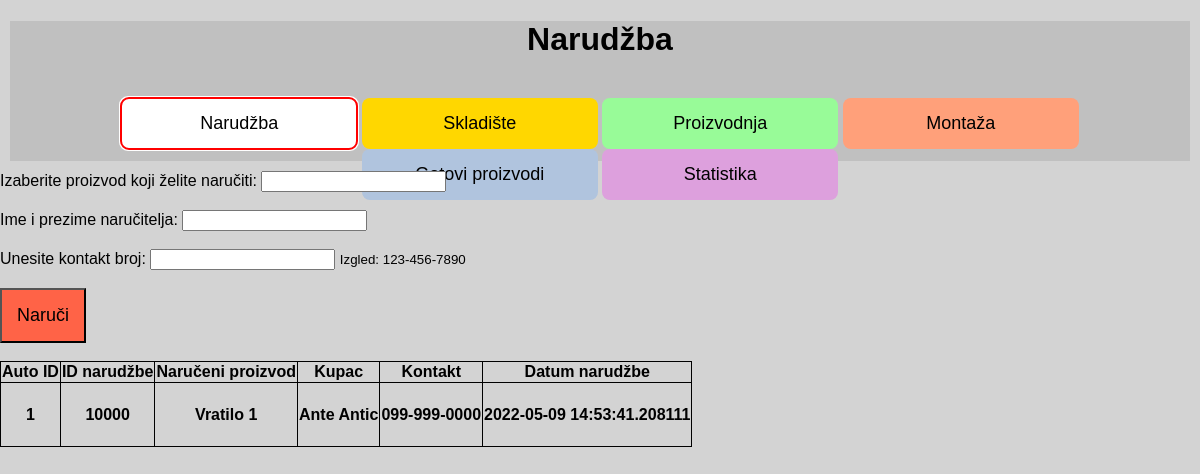
Before: /order with the older database file.
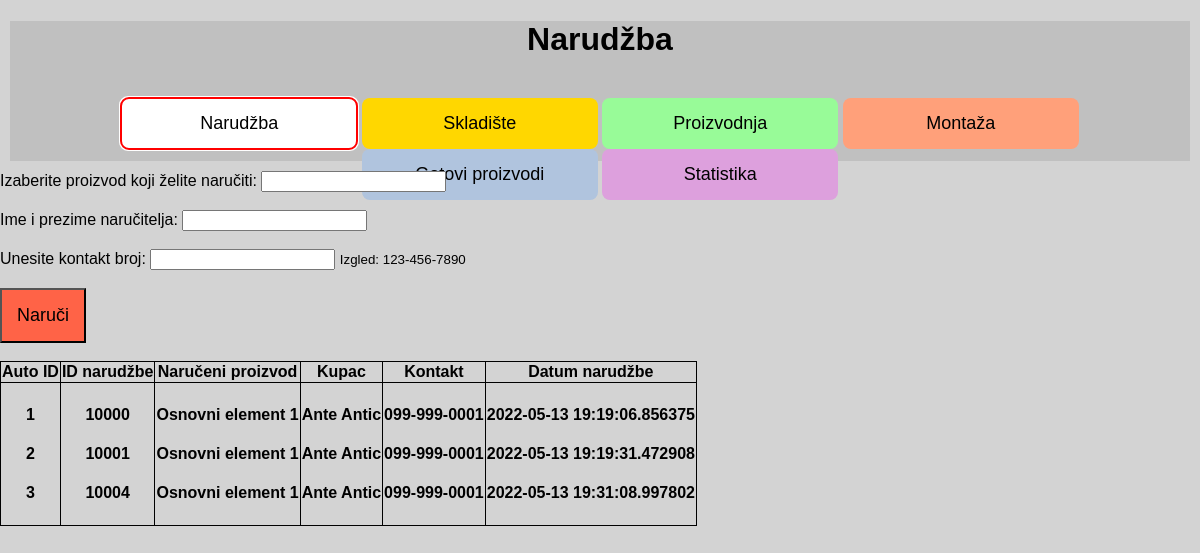
After: the same page with the newer database file.
### app.py (models this page shows, shortened)
class Order(db.Model):
    __tablename__ = "order"
    id = db.Column(
        db.Integer,
        primary_key=True,
    )
    order_id = db.Column(db.Integer)
    name = db.Column(db.String(500), nullable=False)
    buyer_name = db.Column(db.String(500), nullable=False)
    buyer_contact = db.Column(db.String(500), nullable=False)
    date_created = db.Column(db.DateTime, default=datetime.now)
    first_time = True

### app.py (the view)
@app.route("/order", methods=["POST", "GET"])
def order():
    global ID
    if Order.first_time:
        ID = Order().getLastOrderID()
        Order.first_time = False
    if request.method == "POST":
        product_name = request.form["product"]
        new_buyer_name = request.form["buyer_name"]
        new_buyer_contact = request.form["phone"]
        ID = ID + 1
        new_product = Order(
            name=product_name,
            buyer_name=new_buyer_name,
            buyer_contact=new_buyer_contact,
            order_id=ID,
        )
        for part_name in j_part_data:
            if product_name == part_name:
                print(part_name)
                if type(j_part_data[part_name]) == type([]):
                    for part_details in j_part_data[part_name]:
                        print(part_details)
                        print(part_details[list(part_details.keys())[0]])
                        length_in_stock = getResourceFromWarehouse(
                            part_details[list(part_details.keys())[0]]
                        )
                        if length_in_stock >= int(
                            part_details[list(part_details.keys())[1]]
                        ):
                            new_value = length_in_stock - int(
                                part_details[list(part_details.keys())[1]]
                            )
                            conn = engine.connect()
                            stmt = (
                                update(Input_Warehouse)
                                .where(
                                    Input_Warehouse.name
                                    == part_details[list(part_details.keys())[0]]
                                )
                                .values(quantity=new_value)
                            )
                            conn.execute(stmt)
                            db.session.add(new_product)
                            db.session.commit()
                            return redirect("/order")
                        else:
                            return "Nema dovoljne količine materijala na skladištu!"
        for assembly_name in j_assembly_data:
            if product_name == assembly_name:
                print(assembly_name)
                if type(j_assembly_data[assembly_name]) == type([]):
                    for assembly_details in j_assembly_data[assembly_name]:
                        print(assembly_details)
                        print(assembly_details[list(assembly_details.keys())[0]])
        try:
            db.session.add(new_product)
            db.session.commit()
            return redirect("/order")
        except all:
            return "Pojavio se problem! Pokušajte ponovno."
    else:
        product = Order.query.order_by(Order.date_created)
        return render_template("order.html", product=product)

### templates/order.html (shortened to what this page needs)
{% extends 'base.html' %}
{% block head %}
<link rel="stylesheet" href="{{ url_for('static', filename='css/order.css') }}">
{% endblock %}
{% block body %}
<div class="content">
    <h1 id="Naslov">Narudžba</h1>
    <br>
    <button class="btn btn-1" , onclick="window.location.href='/order'">Narudžba</button>
    <button class="btn btn-2" , onclick="window.location.href='/warehouse'">Skladište</button>
    <button class="btn btn-3" , onclick="window.location.href='/manufacturing'">Proizvodnja</button>
    <button class="btn btn-4" , onclick="window.location.href='/installation'">Montaža</button>
    <button class="btn btn-5" , onclick="window.location.href='/finishedproduct'">Gotovi proizvodi</button>
    <button class="btn btn-6" , onclick="window.location.href='/statistic'">Statistika</button>
</div>
<div class="container">
    <form action="order" METHOD="POST">
        <label for="order">Izaberite proizvod koji želite naručiti:</label>
        <input list="products" name="product" id="product"><br><br>
        <label for="buyer">Ime i prezime naručitelja:</label>
        <input type="text" id="buyer_name" name="buyer_name"><br><br>
        <label for="phone">Unesite kontakt broj:</label>
        <input type="tel" id="phone" name="phone" pattern="[0-9]{3}-[0-9]{3}-[0-9]{4}" required>
        <small>Izgled: 123-456-7890</small><br><br>
        <input type="submit" value="Naruči" class="btn-secondary"><br><br>
    </form>
    <table>
        <tr>
            <th>Auto ID</th>
            <th>ID narudžbe</th>
            <th>Naručeni proizvod</th>
            <th>Kupac</th>
            <th>Kontakt</th>
            <th>Datum narudžbe</th>
        </tr>
        <tr>
            <th>
                {% for order in product %}
                <h4>
                    {{order.id}}
                </h4>
                {% endfor %}
            </th>
            <th>
                {% for order in product %}
                <h4>
                    {{order.order_id}}
                </h4>
                {% endfor %}
            </th>
            <th>
                {% for order in product %}
                <h4>
                    {{order.name}}
                </h4>
                {% endfor %}
            </th>
            <th>
                {% for order in product %}
                <h4>
                    {{order.buyer_name}}
                </h4>
                {% endfor %}
            </th>
            <th>
                {% for order in product %}
                <h4>
                    {{order.buyer_contact}}
                </h4>
                {% endfor %}
            </th>
            <th>
                {% for order in product %}
                <h4>
                    {{order.date_created}}
                </h4>
                {% endfor %}
            </th>
        </tr>
    </table>
</div>
{% endblock %}

### templates/base.html (shortened to what this page needs)
<!DOCTYPE html>
<html lang="en">
<head>
    <link rel="stylesheet" href="{{ url_for('static', filename='css/main.css') }}">
    {% block head %}{% endblock %}
</head>
<body>
    {% block body %}{% endblock %}
</body>
</html>

### static/css/main.css (style rules this page uses)
body { margin: 0; font-family: sans-serif; background-color: lightgrey; }
.content { margin: 10px; background-color: silver; text-align: center; height: 140px; }
.btn { padding: 15px; font-size: large; border: none; width: 15%; border-radius: 8px; }
.btn-1 { background-color: skyblue; }
.btn-2 { background-color: gold; }
.btn-3 { background-color: palegreen; }
.btn-4 { background-color: lightsalmon; }
.btn-5 { background-color: lightsteelblue; }
.btn-6 { background-color: plum; }

### static/css/order.css (style rules this page uses)
body { margin:0; font-family: sans-serif; background-color: lightgrey; }
.content { margin: 10px; background-color: silver; text-align: center; height: 140px; }
.btn { padding: 15px; font-size: large; border: none; width: 20%; border-radius: 8px; }
.btn-1 { background-color: white; border-color: red; outline: 50px auto red; }
.btn-2 { background-color: gold; }
.btn-3 { background-color: palegreen; }
.btn-4 { background-color: lightsalmon; }
.btn-secondary { background-color: tomato; padding: 15px; font-size: large; }

### templates/order.html (style rules this page uses)
table, th, td { border: 1px solid black; border-collapse: collapse; }

Changed rows visible on the page:
changed Order id 1: name "Vratilo 1" → "Osnovni element 1"; buyer_contact "099-999-0000" → "099-999-0001"; date_created "2022-05-09 14:53:41.208111" → "2022-05-13 19:19:06.856375"
added Order: id "2", order_id "10001", name "Osnovni element 1", buyer_name "Ante Antic", buyer_contact "099-999-0001", date_created "2022-05-13 19:19:31.472908"
added Order: id "3", order_id "10004", name "Osnovni element 1", buyer_name "Ante Antic", buyer_contact "099-999-0001", date_created "2022-05-13 19:31:08.997802"
